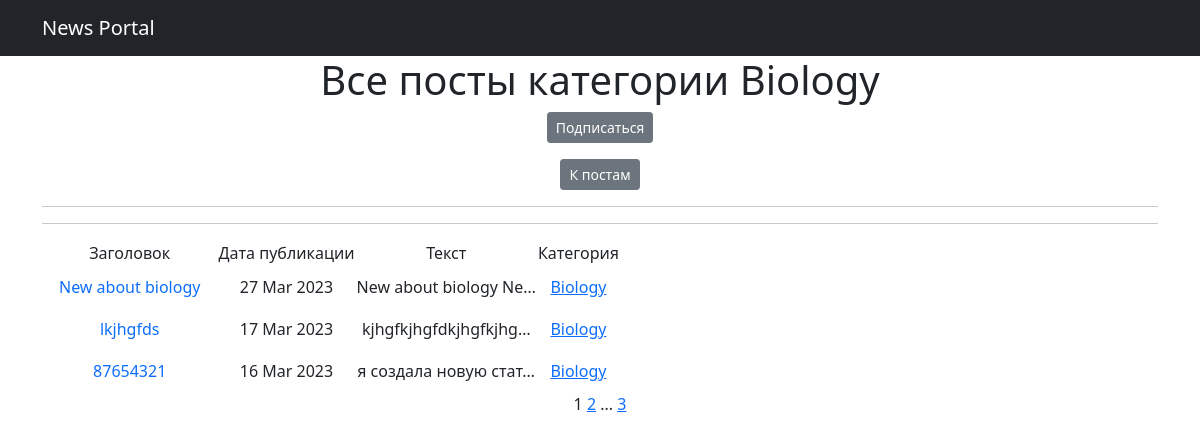
The page /posts/categories/3 on the database as committed earlier.
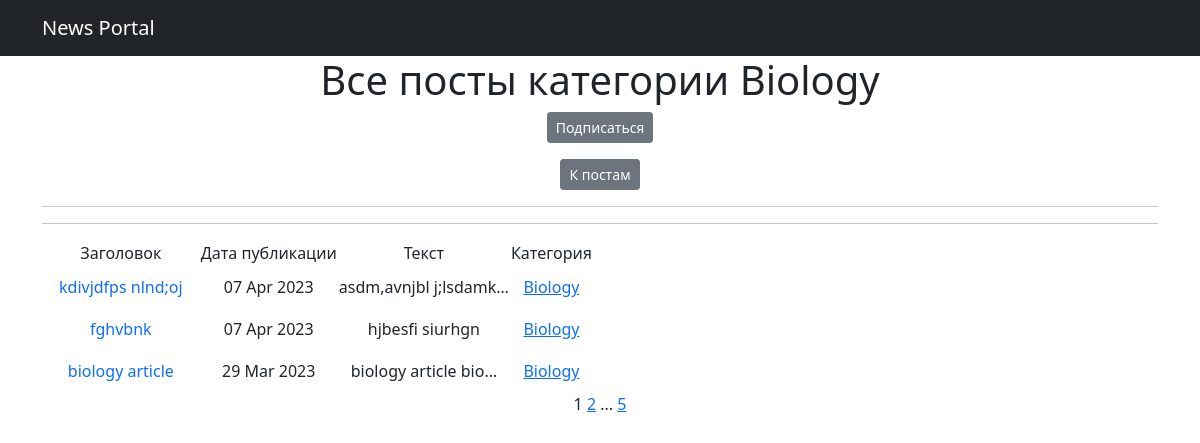
The same page on the database as committed later.
### news/models.py (models this page shows, shortened)
class Post(models.Model):
    author = models.ForeignKey(Author, on_delete=models.CASCADE)
    NEWS = 'NW'
    ARTICLE = 'AR'
    CATEGORY_CHOICES = (
        (NEWS, 'Новость'),
        (ARTICLE, 'Статья'),
    )
    categoryType = models.CharField(max_length=2, choices=CATEGORY_CHOICES, default=ARTICLE)
    dateCreation = models.DateTimeField(auto_now_add=True)
    category = models.ManyToManyField(Category, through='PostCategory')
    title = models.CharField(max_length=128)
    text = models.TextField()
    rating = models.SmallIntegerField(default=0)

class Category(models.Model):
    name = models.CharField(max_length=64, unique=True)
    subscribers = models.ManyToManyField(User, related_name='categories')
    def __str__(self):
        return self.name

### news/views.py (the view)
# urls.py: path('categories/<int:pk>', CategoryListView.as_view(), name='category_list'),
class CategoryListView(ListView):
    model = Post
    template_name = 'category_list.html'
    context_object_name = 'category_posts_list'
    paginate_by = 3
    def get_queryset(self):
        self.category = get_object_or_404(Category, id=self.kwargs['pk'])
        queryset = Post.objects.filter(category=self.category).order_by('-dateCreation')
        return queryset
    def get_context_data(self, **kwargs):
        context = super().get_context_data(**kwargs)
        context['is_not_subscriber'] = self.request.user not in self.category.subscribers.all()
        context['category'] = self.category
        return context

### news/templatetags/custom_filters.py (called while the page is built)
@register.filter()
def censor(text):
    stop_words = ('bad', 'boring')
    for word in text.split():
        if word.lower() in stop_words:
            text = text.replace(word, f"{word[0]}{'*' * (len(word) - 1)}")
    return text

### templates/category_list.html (shortened to what this page needs)
{% extends 'flatpages/default.html' %}
{% load custom_filters %}
{% block content %}
<h1 class="text-center">Все посты категории {{ category }}</h1>
    {% if is_not_subscriber %}
        <p class="text-center"><a href="{% url 'subscribe' category.id %}" class="btn btn-secondary btn-sm">Подписаться</a></p>
    {% endif %}
<p class="text-center"><a href="{% url 'posts_list' %}" class="btn btn-secondary btn-sm">К постам</a></p>
<hr>
<hr>
   {% if category_posts_list %}
       <table>
            <tr>
                <td>
                    Заголовок
                </td>
                <td>
                    Дата публикации
                </td>
                <td>
                   Текст
                </td>
                <td>
                   Категория
                </td>
            </tr>
            {% for post in category_posts_list %}
            <tr>
                <td>
                    <a class="nav-link" href="{% url 'post_detail' post.id %}">{{ post.title|censor }}</a>
                </td>
                <td>
                    {{ post.dateCreation | date:'d M Y' }}
                </td>
                <td>
                    {{ post.text|censor|truncatechars:21 }}
                </td>
                <td>
                    {% for category in post.category.all %}
                       <a href="{% url 'category_list' category.id %}">{{ category }}</a>
                    {% endfor %}
                </td>
                <td>
                </td>
            </tr>
           {% endfor %}
       </table>
   {% endif %}
   {{ page_obj.number }}
   {% if page_obj.has_next %}
       <a href="?page={{ page_obj.next_page_number }}">{{ page_obj.next_page_number }}</a>
       {% if paginator.num_pages != page_obj.next_page_number %}
           ...
           <a href="?page={{ page_obj.paginator.num_pages }}">{{ page_obj.paginator.num_pages }}</a>
       {% endif %}
   {% endif %}
{% endblock content %}

Rows that differ between the two databases and show on the page:
no longer on this page (row unchanged): Post: title|censor "New about biology", dateCreation "27 Mar 2023", text|censor "New about biology Ne…", Category (name "Biology")
no longer on this page (row unchanged): Post: title|censor "lkjhgfds", dateCreation "17 Mar 2023", text|censor "kjhgfkjhgfdkjhgfkjhg…", Category (name "Biology")
no longer on this page (row unchanged): Post: title|censor "87654321", dateCreation "16 Mar 2023", text|censor "я создала новую стат…", Category (name "Biology")
added Post: title|censor "kdivjdfps nlnd;oj", dateCreation "07 Apr 2023", text|censor "asdm,avnjbl j;lsdamk…", Category (name "Biology")
added Post: title|censor "fghvbnk", dateCreation "07 Apr 2023", text|censor "hjbesfi siurhgn", Category (name "Biology")
added Post: title|censor "biology article", dateCreation "29 Mar 2023", text|censor "biology article bio…", Category (name "Biology")
Other text that changed with them:
{{ page_obj.paginator.num_pages }}: "3" → "5"
